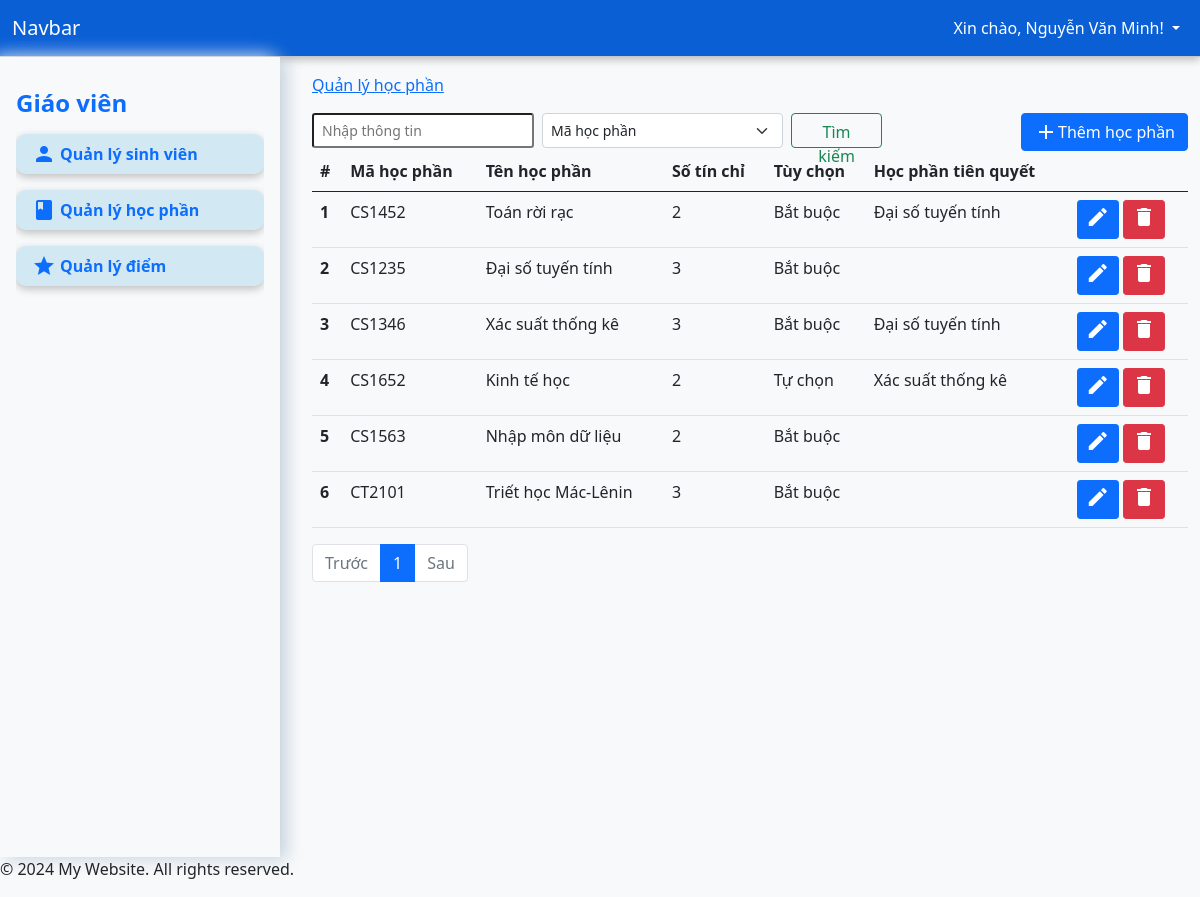
/?page=courses (signed in), run on an earlier commit of the app's database.
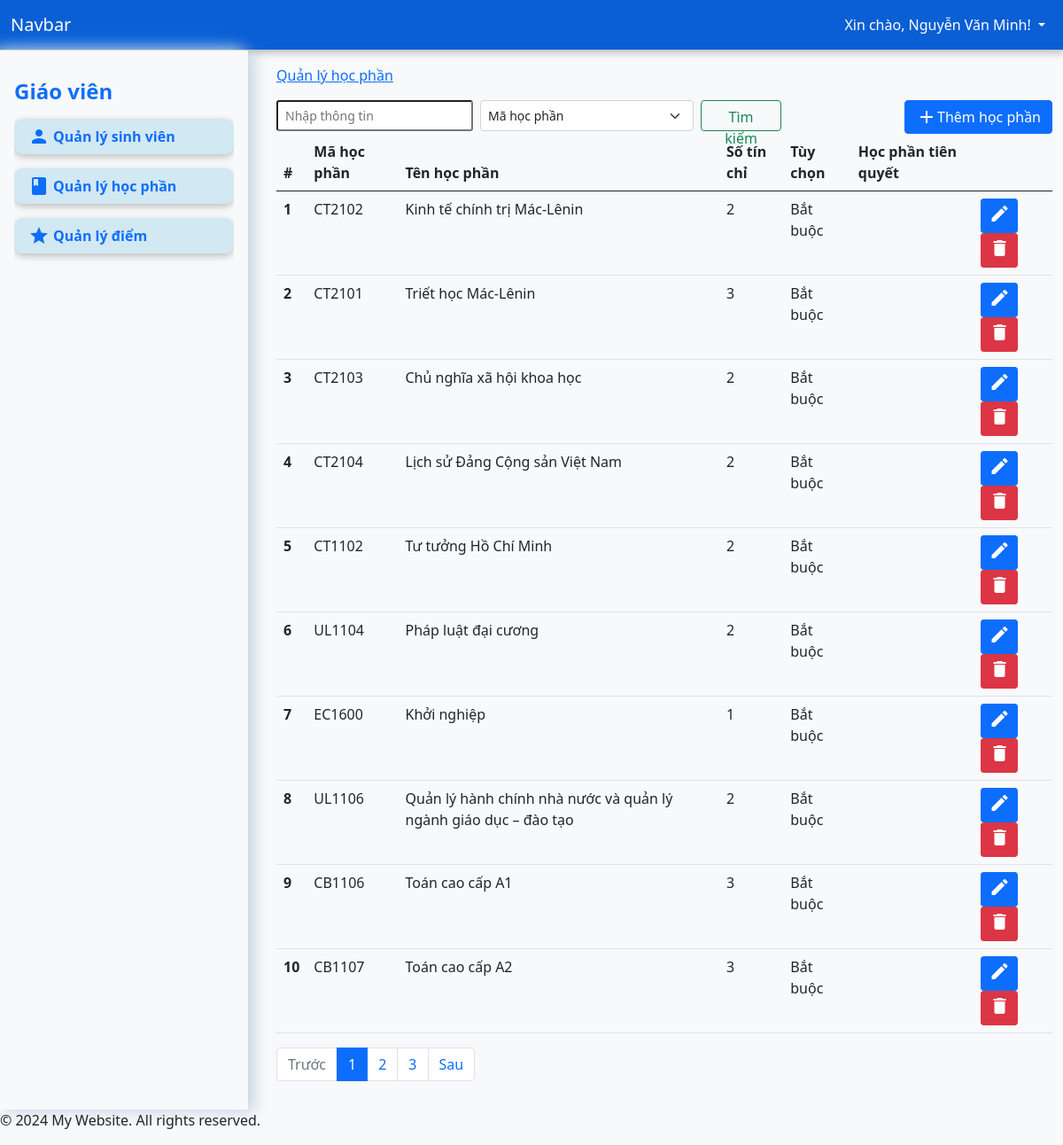
And on a later commit of the database.
### tables this page shows
CREATE TABLE `courses` (
  `id` int(11) NOT NULL,
  `course_code` varchar(50) NOT NULL,
  `course_name` varchar(255) NOT NULL,
  `credits` int(11) NOT NULL,
  `optional` enum('Bắt buộc','Tự chọn') DEFAULT 'Bắt buộc',
  `pre_course` int(11) DEFAULT NULL
);

### app/controller/CourseController.php (called while the page is built, shortened)
<?php
class CourseController
{
    private $conn;
    public function __construct($conn)
    {
        $this->conn = $conn;
    }
    public function index($limit, $offset)
    {
        $query = "SELECT c.*, pre_c.course_name AS pre_course_name FROM courses c LEFT JOIN courses pre_c ON c.pre_course = pre_c.id".(($limit !== null && $offset !== null)?" LIMIT $limit OFFSET $offset":"");
        $result = mysqli_query($this->conn, $query);
        $courses = mysqli_fetch_all($result, MYSQLI_ASSOC);
        return $courses;
    }
    public function count()
    {
        $query = "SELECT COUNT(*) as total FROM courses";
        $result = mysqli_query($this->conn, $query);
        $row = mysqli_fetch_assoc($result);
        return $row['total'];
    }
}

### app/views/pages/courses.php (the view, shortened to what this page needs)
<?php
require_once "app/controller/CourseController.php";
$courseController = new CourseController($conn);
$page = isset($_GET['num']) ? (int)$_GET['num'] : 1;
$page = max($page, 1);
$limit = 10;
$offset = ($page - 1) * $limit;
$search = isset($_POST['search']) ? $_POST['search'] : '';
$search_by = isset($_POST['search_by']) ? $_POST['search_by'] : '';
if ($search && $search_by) {
    $courses = $courseController->search($search, $search_by);
    $total_courses = count($courses);
    $total_pages = 1;
} else {
    $courses = $courseController->index($limit, $offset);
    $total_courses = $courseController->count();
    $total_pages = ceil($total_courses / $limit);
}
?>
<nav aria-label="Page navigation">
    <form class="d-flex float-start" method="post" style="height: 35px;">
        <input class="form-control-sm me-2" name="search" type="search" placeholder="Nhập thông tin" aria-label="Search" required>
        <select class="form-select form-select-sm me-2" name="search_by">
            <option value="course_code" selected>Mã học phần</option>
        </select>
        <button class="btn btn-outline-success" type="submit" style="width:200px;">Tìm kiếm</button>
    </form>
    <button type="button" class="btn btn-primary float-end d-flex align-items-center" data-bs-toggle="modal" data-bs-target="#addCourseModal"><i class="material-icons">add</i> Thêm học phần</button>
    <table class="table">
        <thead>
            <tr>
                <th scope="col">#</th>
                <th scope="col">Mã học phần</th>
                <th scope="col">Tên học phần</th>
                <th scope="col">Số tín chỉ</th>
                <th scope="col">Tùy chọn</th>
                <th scope="col">Học phần tiên quyết</th>
                <th scope="col"></th>
            </tr>
        </thead>
        <tbody>
            <?php foreach ($courses as $index => $course): ?>
                <tr>
                    <th scope="row"><?php echo $index + 1; ?></th>
                    <td><?php echo htmlspecialchars($course['course_code']); ?></td>
                    <td><?php echo htmlspecialchars($course['course_name']); ?></td>
                    <td><?php echo htmlspecialchars($course['credits']); ?></td>
                    <td><?php echo $course['optional']; ?></td>
                    <td><?php echo htmlspecialchars($course['pre_course_name']); ?></td>
                    <td>
                        <button class="btn btn-primary btn-sm" data-bs-toggle="modal" data-bs-target="#editCourseModal"
                            data-id="<?php echo $course['id']; ?>"
                            data-course_code="<?php echo htmlspecialchars($course['course_code']); ?>"
                            data-course_name="<?php echo htmlspecialchars($course['course_name']); ?>"
                            data-credits="<?php echo htmlspecialchars($course['credits']); ?>"
                            data-optional="<?php echo $course['optional']; ?>"
                            data-pre_course="<?php echo htmlspecialchars($course['pre_course']); ?>">
                            <i class="material-icons">edit</i>
                        </button>
                        <form action="app/controller/CourseController.php" method="POST" style="display:inline;">
                            <button type="submit" class="btn btn-danger btn-sm"><i class="material-icons">delete</i></button>
                        </form>
                    </td>
                </tr>
            <?php endforeach; ?>
        </tbody>
    </table>
    <ul class="pagination">
        <li class="page-item <?php if ($page <= 1) echo 'disabled'; ?>">
            <a class="page-link" href="?page=courses&num=<?php echo $page - 1; ?>">Trước</a>
        </li>
        <?php for ($i = 1; $i <= $total_pages; $i++): ?>
            <li class="page-item <?php if ($page == $i) echo 'active'; ?>">
                <a class="page-link" href="?page=courses&num=<?php echo $i; ?>"><?php echo $i; ?></a>
            </li>
        <?php endfor; ?>
        <li class="page-item <?php if ($page >= $total_pages) echo 'disabled'; ?>">
            <a class="page-link" href="?page=courses&num=<?php echo $page + 1; ?>">Sau</a>
        </li>
    </ul>
</nav>

What changed in the data, as far as the page shows it:
removed courses: course_code "CS1452", course_name "Toán rời rạc", credits "2", optional "Bắt buộc", pre_course.course_name "Đại số tuyến tính"
removed courses: course_code "CS1346", course_name "Xác suất thống kê", credits "3", optional "Bắt buộc", pre_course.course_name "Đại số tuyến tính"
removed courses: course_code "CS1652", course_name "Kinh tế học", credits "2", optional "Tự chọn", pre_course.course_name "Xác suất thống kê"
removed courses: course_code "CS1563", course_name "Nhập môn dữ liệu", credits "2", optional "Bắt buộc"
changed courses: course_code "CS1235" → "CT2102"; course_name "Đại số tuyến tính" → "Kinh tế chính trị Mác-Lênin"; credits "3" → "2"
added courses: course_code "CT2103", course_name "Chủ nghĩa xã hội khoa học", credits "2", optional "Bắt buộc"
added courses: course_code "CT2104", course_name "Lịch sử Đảng Cộng sản Việt Nam", credits "2", optional "Bắt buộc"
added courses: course_code "CT1102", course_name "Tư tưởng Hồ Chí Minh", credits "2", optional "Bắt buộc"
added courses: course_code "UL1104", course_name "Pháp luật đại cương", credits "2", optional "Bắt buộc"
added courses: course_code "EC1600", course_name "Khởi nghiệp", credits "1", optional "Bắt buộc"
added courses: course_code "UL1106", course_name "Quản lý hành chính nhà nước và quản lý ngành giáo dục – đào tạo", credits "2", optional "Bắt buộc"
added courses: course_code "CB1106", course_name "Toán cao cấp A1", credits "3", optional "Bắt buộc"
added courses: course_code "CB1107", course_name "Toán cao cấp A2", credits "3", optional "Bắt buộc"
Also different on the page:
new list line: "2"
new list line: "3"
